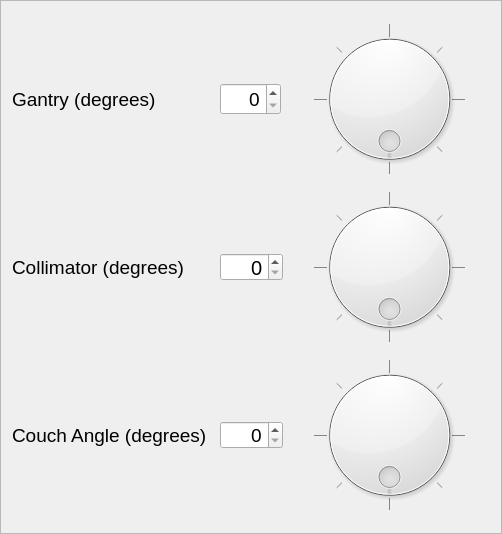
       <widget class="QFrame" name="frame_5">
        <property name="geometry">
         <rect>
          <x>1126</x>
          <y>12</y>
          <width>502</width>
          <height>534</height>
         </rect>
        </property>
        <property name="font">
         <font>
          <pointsize>12</pointsize>
         </font>
        </property>
        <property name="frameShape">
         <enum>QFrame::StyledPanel</enum>
        </property>
        <property name="frameShadow">
         <enum>QFrame::Raised</enum>
        </property>
        <layout class="QGridLayout" name="gridLayout">
         <item row="0" column="2">
          <widget class="QSpinBox" name="gantry">
           <property name="sizePolicy">
            <sizepolicy hsizetype="Fixed" vsizetype="Fixed">
             <horstretch>0</horstretch>
             <verstretch>0</verstretch>
            </sizepolicy>
           </property>
           <property name="minimumSize">
            <size>
             <width>0</width>
             <height>0</height>
            </size>
           </property>
           <property name="maximumSize">
            <size>
             <width>16777215</width>
             <height>16777215</height>
            </size>
           </property>
           <property name="font">
            <font>
             <pointsize>14</pointsize>
            </font>
           </property>
           <property name="alignment">
            <set>Qt::AlignRight|Qt::AlignTrailing|Qt::AlignVCenter</set>
           </property>
           <property name="buttonSymbols">
            <enum>QAbstractSpinBox::UpDownArrows</enum>
           </property>
           <property name="maximum">
            <number>359</number>
           </property>
           <property name="value">
            <number>0</number>
           </property>
          </widget>
         </item>
         <item row="1" column="3">
          <widget class="QDial" name="collimatordial">
           <property name="minimumSize">
            <size>
             <width>150</width>
             <height>150</height>
            </size>
           </property>
           <property name="maximum">
            <number>359</number>
           </property>
           <property name="wrapping">
            <bool>true</bool>
           </property>
           <property name="notchTarget">
            <double>45.000000000000000</double>
           </property>
           <property name="notchesVisible">
            <bool>true</bool>
           </property>
          </widget>
         </item>
         <item row="1" column="2">
          <widget class="QSpinBox" name="collimator">
           <property name="sizePolicy">
            <sizepolicy hsizetype="Fixed" vsizetype="Fixed">
             <horstretch>0</horstretch>
             <verstretch>0</verstretch>
            </sizepolicy>
           </property>
           <property name="minimumSize">
            <size>
             <width>0</width>
             <height>0</height>
            </size>
           </property>
           <property name="maximumSize">
            <size>
             <width>100</width>
             <height>28</height>
            </size>
           </property>
           <property name="font">
            <font>
             <pointsize>15</pointsize>
            </font>
           </property>
           <property name="alignment">
            <set>Qt::AlignRight|Qt::AlignTrailing|Qt::AlignVCenter</set>
           </property>
           <property name="maximum">
            <number>359</number>
           </property>
          </widget>
         </item>
         <item row="2" column="2">
          <widget class="QSpinBox" name="couch">
           <property name="sizePolicy">
            <sizepolicy hsizetype="Fixed" vsizetype="Fixed">
             <horstretch>0</horstretch>
             <verstretch>0</verstretch>
            </sizepolicy>
           </property>
           <property name="minimumSize">
            <size>
             <width>0</width>
             <height>0</height>
            </size>
           </property>
           <property name="maximumSize">
            <size>
             <width>100</width>
             <height>28</height>
            </size>
           </property>
           <property name="font">
            <font>
             <pointsize>14</pointsize>
            </font>
           </property>
           <property name="alignment">
            <set>Qt::AlignRight|Qt::AlignTrailing|Qt::AlignVCenter</set>
           </property>
           <property name="maximum">
            <number>359</number>
           </property>
          </widget>
         </item>
         <item row="2" column="0">
          <widget class="QLabel" name="label_14">
           <property name="font">
            <font>
             <pointsize>14</pointsize>
            </font>
           </property>
           <property name="text">
            <string>Couch Angle (degrees)</string>
           </property>
          </widget>
         </item>
         <item row="2" column="3">
          <widget class="QDial" name="couchdial">
           <property name="minimumSize">
            <size>
             <width>150</width>
             <height>150</height>
            </size>
           </property>
           <property name="maximum">
            <number>359</number>
           </property>
           <property name="wrapping">
            <bool>true</bool>
           </property>
           <property name="notchTarget">
            <double>45.000000000000000</double>
           </property>
           <property name="notchesVisible">
            <bool>true</bool>
           </property>
          </widget>
         </item>
         <item row="1" column="0">
          <widget class="QLabel" name="label_12">
           <property name="font">
            <font>
             <pointsize>14</pointsize>
            </font>
           </property>
           <property name="text">
            <string>Collimator (degrees)</string>
           </property>
          </widget>
         </item>
         <item row="0" column="3">
          <widget class="QDial" name="gantrydial">
           <property name="minimumSize">
            <size>
             <width>150</width>
             <height>150</height>
            </size>
           </property>
           <property name="maximum">
            <number>359</number>
           </property>
           <property name="tracking">
            <bool>true</bool>
           </property>
           <property name="invertedAppearance">
            <bool>false</bool>
           </property>
           <property name="invertedControls">
            <bool>false</bool>
           </property>
           <property name="wrapping">
            <bool>true</bool>
           </property>
           <property name="notchTarget">
            <double>45.000000000000000</double>
           </property>
           <property name="notchesVisible">
            <bool>true</bool>
           </property>
          </widget>
         </item>
         <item row="0" column="0">
          <widget class="QLabel" name="label_13">
           <property name="font">
            <font>
             <pointsize>14</pointsize>
            </font>
           </property>
           <property name="text">
            <string>Gantry (degrees)</string>
           </property>
          </widget>
         </item>
        </layout>
       </widget>
